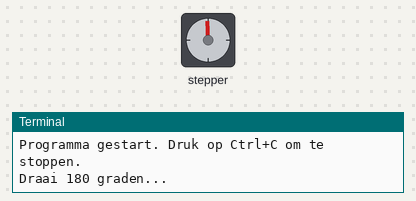
Simulated run of this program. Board: Raspberry Pi (BCM pin numbers). Shown: stepper motor, the last lines printed to the terminal. The stepper is drawn at 200 steps a turn.

Above: at 0.15 s.
At 7.66 s:
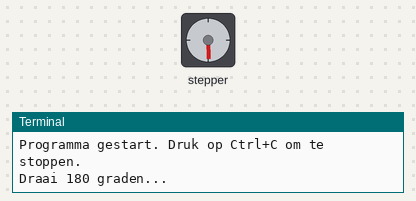
At 17.68 s:
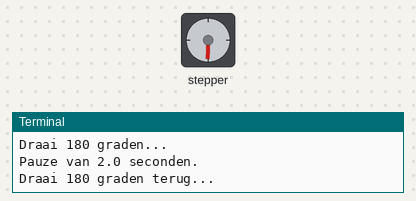
At 38.1 s:
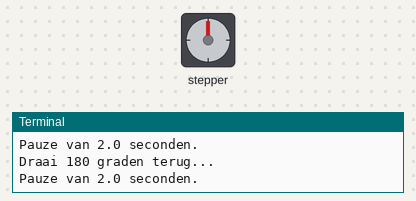
Timing chart, 0 to 39.6 s (numbered marks = the images above):
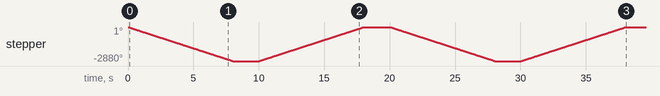

Measured:
- by itself, stepper: turns 2880° counter-clockwise in 8.0 s, then 2880° clockwise in 8.0 s, then 2880° counter-clockwise in 8.0 s, then 2880° clockwise in 8.0 s

The program:

StepTest.py
```python
import RPi.GPIO as GPIO
import time

# Definieer de GPIO pinnen
STEP_PIN = 17  # Pin voor de stappen (PUL+)
DIR_PIN = 27   # Pin voor de richting (DIR+)

# Instellingen
stappen_voor_180_graden = 1600
pauze_tijd = 2.0  # Wachttijd in seconden
vertraging = 0.005  # Bepaalt de snelheid, kleiner is sneller

# GPIO setup
GPIO.setmode(GPIO.BCM)
GPIO.setup(STEP_PIN, GPIO.OUT)
GPIO.setup(DIR_PIN, GPIO.OUT)

def draai_schijf(richting):
    """
    Draait de schijf 180 graden in de opgegeven richting.sudo apt update
    Richting: 0 voor met de klok mee, 1 voor tegen de klok in.
    """
    # Stel de draairichting in
    GPIO.output(DIR_PIN, richting)

    # Genereer de pulsen om de motor te laten stappen
    for _ in range(stappen_voor_180_graden):
        GPIO.output(STEP_PIN, GPIO.HIGH)
        time.sleep(vertraging / 2)
        GPIO.output(STEP_PIN, GPIO.LOW)
        time.sleep(vertraging / 2)

try:
    print("Programma gestart. Druk op Ctrl+C om te stoppen.")
    # Oneindige lus om continu heen en weer te draaien
    while True:
        # Draai 180 graden met de klok mee
        print("Draai 180 graden...")
        draai_schijf(0) # 0 = richting 1

        # Wacht 2 seconden
        print(f"Pauze van {pauze_tijd} seconden.")
        time.sleep(pauze_tijd)

        # Draai 180 graden terug
        print("Draai 180 graden terug...")
        draai_schijf(1) # 1 = richting 2

        # Wacht 2 seconden voor de cyclus opnieuw begint
        print(f"Pauze van {pauze_tijd} seconden.")
        time.sleep(pauze_tijd)


except KeyboardInterrupt:
    print("\nProgramma gestopt door gebruiker.")

finally:
    # GPIO pinnen netjes vrijgeven
    GPIO.cleanup()
    print("GPIO pinnen zijn vrijgegeven.")
```
